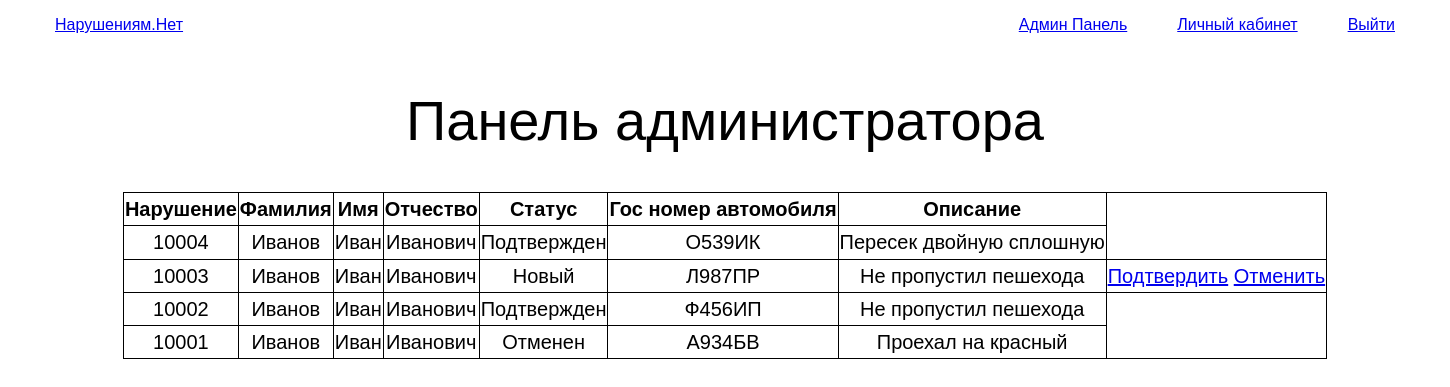
The page /admin/index.php (signed in) on the database its author committed.
### tables this page shows
CREATE TABLE `statement` (
  `statement_id` int(11) NOT NULL,
  `user_id` int(11) NOT NULL,
  `number` int(11) NOT NULL,
  `status` varchar(20) NOT NULL,
  `number_car` varchar(10) NOT NULL,
  `message` text NOT NULL
);

CREATE TABLE `user` (
  `user_id` int(11) NOT NULL,
  `surname` varchar(100) NOT NULL,
  `name` varchar(100) NOT NULL,
  `patronymic` varchar(100) NOT NULL,
  `login` varchar(100) NOT NULL,
  `email` varchar(150) NOT NULL,
  `phone` char(17) NOT NULL,
  `password` varchar(50) NOT NULL,
  `role` varchar(100) NOT NULL
);

### function/function.php (the view, shortened to what this page needs)
<?php
    include "connect.php";
    function fnGetTablAdmin(){
        global $connect;
        $data = '<table border="1px"><tr><th>Нарушение</th><th>Фамилия</th><th>Имя</th><th>Отчество</th><th>Статус</th><th>Гос номер автомобиля</th><th>Описание</th></tr>';
        $sql = "SELECT `statement_id`,`surname`, `name`, `patronymic`, `number`, `number_car`, `message`, `status` FROM `statement` INNER JOIN `user` ON `statement`.`user_id` =  `user`.`user_id` ORDER BY `statement_id` DESC";
        if(!$result = $connect->query($sql)){
            echo "Ошибка получения данных";
        }
        while($row = $result->fetch_assoc()){
            if($row['status'] == 'Отменен'){
                $data .= sprintf('<tr>
                                    <td>%s</td>
                                    <td>%s</td>
                                    <td>%s</td>
                                    <td>%s</td>
                                    <td>%s</td>
                                    <td>%s</td>
                                    <td>%s</td>
                                </tr>', $row['number'], $row['surname'], $row['name'], $row['patronymic'], $row['status'], $row['number_car'], $row['message']);
            }elseif($row['status'] == 'Подтвержден'){
                $data .= sprintf('<tr>
                                    <td>%s</td>
                                    <td>%s</td>
                                    <td>%s</td>
                                    <td>%s</td>
                                    <td>%s</td>
                                    <td>%s</td>
                                    <td>%s</td>
                                </tr>', $row['number'], $row['surname'], $row['name'], $row['patronymic'], $row['status'], $row['number_car'], $row['message']);
            }else{
                $data .= sprintf('<tr>
                                    <td>%s</td>
                                    <td>%s</td>
                                    <td>%s</td>
                                    <td>%s</td>
                                    <td>%s</td>
                                    <td>%s</td>
                                    <td>%s</td>
                                    <td>
                                        <a href="controllers/update_applicate.php?id=%s&action=success">Подтвердить</a>
                                        <a href="controllers/update_applicate.php?id=%s&action=cancel">Отменить</a>
                                    </td>
                                </tr>', $row['number'], $row['surname'], $row['name'], $row['patronymic'], $row['status'], $row['number_car'], $row['message'], $row['statement_id'], $row['statement_id']);
            }
        }
        $data .= "</table>";
        return $data;
    }
?>

### assets/style/style.css (style rules this page uses)
body { width: 1440px; height: 840px; margin: 0 auto; }
table { border: 1px solid black; border-collapse: collapse; }
td { text-align: center; }

### rows shown on the page
statement: number "10004", user.surname "Иванов", user.name "Иван", user.patronymic "Иванович", status "Подтвержден", number_car "О539ИК", message "Пересек двойную сплошную"
statement: number "10003", user.surname "Иванов", user.name "Иван", user.patronymic "Иванович", status "Новый", number_car "Л987ПР", message "Не пропустил пешехода"
statement: number "10002", user.surname "Иванов", user.name "Иван", user.patronymic "Иванович", status "Подтвержден", number_car "Ф456ИП", message "Не пропустил пешехода"
statement: number "10001", user.surname "Иванов", user.name "Иван", user.patronymic "Иванович", status "Отменен", number_car "А934БВ", message "Проехал на красный"
